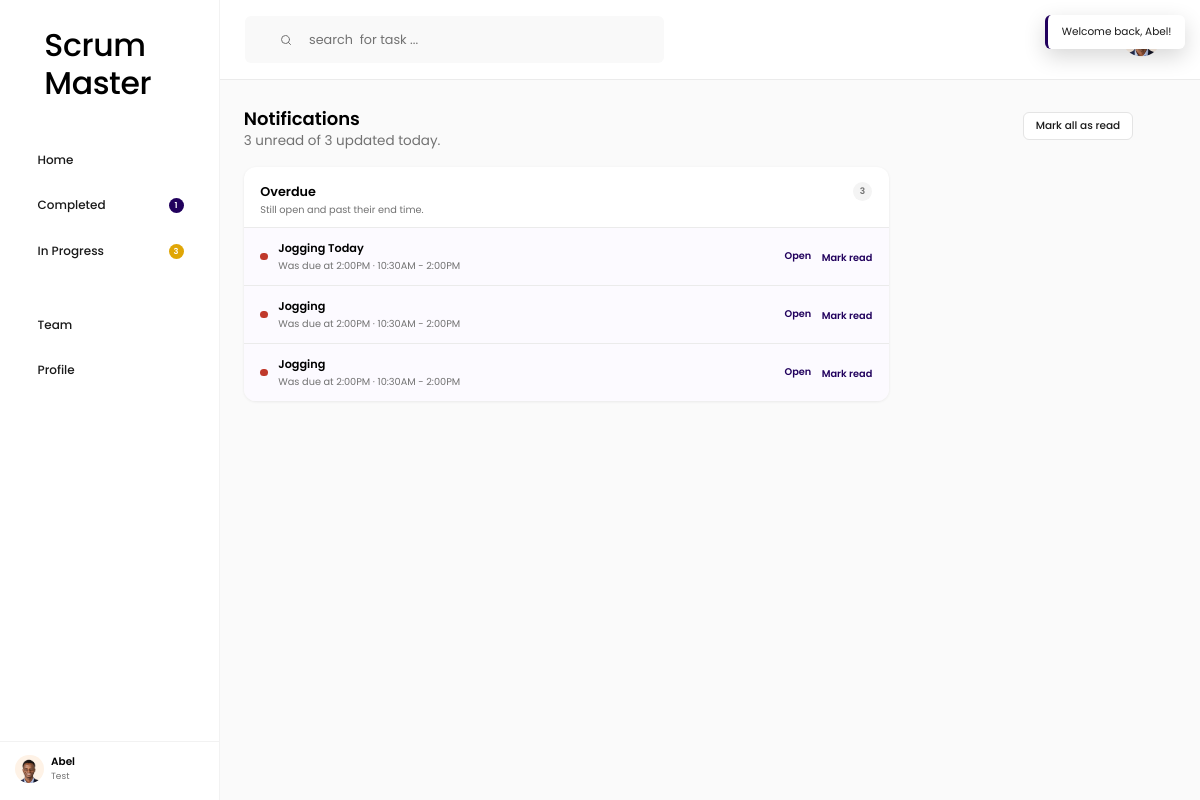
The page /index.php?r=notifications (signed in) on the database its author committed.
### tables this page shows
CREATE TABLE users (
        id INTEGER PRIMARY KEY AUTOINCREMENT,
        name TEXT NOT NULL,
        email TEXT NOT NULL,
        password_hash TEXT NOT NULL,
        avatar TEXT,
        organization_id INTEGER,
        created_at TEXT DEFAULT CURRENT_TIMESTAMP
    , google_id TEXT, notify_browser INTEGER NOT NULL DEFAULT 1, notify_email INTEGER NOT NULL DEFAULT 1, notify_lead_minutes INTEGER NOT NULL DEFAULT 30);

CREATE TABLE organizations (
        id INTEGER PRIMARY KEY AUTOINCREMENT,
        name TEXT NOT NULL,
        owner_id INTEGER NOT NULL,
        created_at TEXT DEFAULT CURRENT_TIMESTAMP
    );

CREATE TABLE todos (
        id INTEGER PRIMARY KEY AUTOINCREMENT,
        title TEXT NOT NULL,
        completed INTEGER DEFAULT 0,
        start_time TEXT,
        end_time TEXT
    , user_id INTEGER);

### templates/notifications.php (the view, shortened to what the rows shown need)
<?php
$items = $items ?? [];
$groups = $groups ?? ['overdue' => [], 'reminder' => [], 'upcoming' => []];
$unread = (int) ($unread ?? 0);
$total = count($items);
?>
<header class="page-header">
    <div class="page-heading">
        <h1 class="greeting">Notifications</h1>
        <p class="date-line">
            <?php if ($total === 0): ?>
                Nothing needs your attention right now.
            <?php else: ?>
                <?= (int) $unread ?> unread of <?= (int) $total ?> updated today.
            <?php endif; ?>
        </p>
    </div>
    <?php if ($unread > 0): ?>
        <form method="post" action="index.php" class="mark-all-form">
            <button class="btn-ghost btn-small" type="submit">Mark all as read</button>
        </form>
    <?php endif; ?>
</header>
<?php if ($total === 0): ?>
    <div class="card empty-card">
        <svg viewBox="0 0 24 24" fill="none" stroke="currentColor" stroke-width="1.7" stroke-linecap="round" stroke-linejoin="round" aria-hidden="true">
            <path d="M10.268 21a2 2 0 0 0 3.464 0"/>
            <path d="M3.262 15.326A1 1 0 0 0 4 17h16a1 1 0 0 0 .74-1.673C19.41 13.956 18 12.499 18 8A6 6 0 0 0 6 8c0 4.499-1.411 5.956-2.738 7.326"/>
        </svg>
        <h2>You're all caught up</h2>
        <p>
            Overdue tasks, reminders and tasks coming up later today will appear here.
        </p>
        <a class="btn-primary btn-small" href="index.php">Back to tasks</a>
    </div>
<?php else: ?>
    <div class="notification-groups">
        <?php foreach (['overdue', 'reminder', 'upcoming'] as $kind): ?>
            <?php if (($groups[$kind] ?? []) === []): ?>
                <?php continue; ?>
            <?php endif; ?>
            <section class="notification-group">
                <header class="notification-group-head">
                    <div>
                        <h2 class="notification-group-title"><?= e(notification_kind_label($kind)) ?></h2>
                        <p class="notification-group-hint"><?= e(notification_kind_hint($kind)) ?></p>
                    </div>
                    <span class="notification-count"><?= count($groups[$kind]) ?></span>
                </header>
                <div class="notification-list">
                    <?php foreach ($groups[$kind] as $item): ?>
                        <article class="notification-item<?= empty($item['read']) ? ' is-unread' : '' ?>">
                            <span class="notification-dot notification-dot--<?= e($kind) ?>" aria-hidden="true"></span>
                            <div class="notification-body">
                                <p class="notification-title"><?= e($item['title']) ?></p>
                                <p class="notification-detail">
                                    <?= e($item['detail']) ?>
                                    <?php if ($item['start_time'] !== null && $item['end_time'] !== null): ?>
                                        · <?= e(format_time_range($item['start_time'], $item['end_time'])) ?>
                                    <?php endif; ?>
                                </p>
                            </div>
                            <div class="notification-actions">
                                <a class="notification-open" href="index.php?edit=<?= (int) $item['todo_id'] ?>">Open</a>
                                <?php if (empty($item['read'])): ?>
                                    <form method="post" action="index.php">
                                        <button class="notification-read" type="submit">Mark read</button>
                                    </form>
                                <?php else: ?>
                                    <span class="notification-read-state">Read</span>
                                <?php endif; ?>
                            </div>
                        </article>
                    <?php endforeach; ?>
                </div>
            </section>
        <?php endforeach; ?>
    </div>
<?php endif; ?>

### templates/partials/sidebar.php (shortened to what the rows shown need)
<?php
$view = $view ?? 'home';
$isOwner = is_org_owner($user ?? null);
$query = $q !== '' ? '?q=' . urlencode($q) : '';
$filterQuery = static fn (string $filter): string => 'index.php?page=' . $filter . ($q !== '' ? '&q=' . urlencode($q) : '');
$homeHref = 'index.php' . $query;
$completedHref = $filterQuery('completed');
$inProgressHref = $filterQuery('in-progress');
$teamHref = 'index.php?r=team';
$profileHref = 'index.php?r=profile';
$isHome = $view === 'home' && $page === 'home';
$isCompleted = $view === 'home' && $page === 'completed';
$isInProgress = $view === 'home' && $page === 'in-progress';
$isTeam = $view === 'team';
$isProfile = $view === 'profile';
$isSettings = $view === 'settings';
$orgName = (string) ($user['organization_name'] ?? '');
$userMeta = $orgName !== '' ? $orgName : (string) ($user['email'] ?? '');
?>
<aside class="sidebar">
    <div class="logo">Scrum Master</div>
    <nav class="nav" aria-label="Primary">
        <a class="nav-item<?= $isHome ? ' is-active' : '' ?>"
           href="<?= e($homeHref) ?>"
           <?= $isHome ? 'aria-current="page"' : '' ?>>
            <span class="nav-label">Home</span>
        </a>
        <a class="nav-item<?= $isCompleted ? ' is-active' : '' ?>"
           href="<?= e($completedHref) ?>"
           <?= $isCompleted ? 'aria-current="page"' : '' ?>>
            <span class="nav-label">Completed</span>
            <?php if ($counts['completed'] > 0): ?>
                <span class="badge badge--purple"><?= (int) $counts['completed'] ?></span>
            <?php endif; ?>
        </a>
        <a class="nav-item<?= $isInProgress ? ' is-active' : '' ?>"
           href="<?= e($inProgressHref) ?>"
           <?= $isInProgress ? 'aria-current="page"' : '' ?>>
            <span class="nav-label">In Progress</span>
            <?php if ($counts['in_progress'] > 0): ?>
                <span class="badge badge--amber"><?= (int) $counts['in_progress'] ?></span>
            <?php endif; ?>
        </a>
    </nav>
    <nav class="nav nav--account" aria-label="Account">
        <?php if ($isOwner): ?>
            <a class="nav-item<?= $isTeam ? ' is-active' : '' ?>"
               href="<?= e($teamHref) ?>"
               <?= $isTeam ? 'aria-current="page"' : '' ?>>
                <span class="nav-label">Team</span>
            </a>
        <?php endif; ?>
        <a class="nav-item<?= $isProfile ? ' is-active' : '' ?>"
           href="<?= e($profileHref) ?>"
           <?= $isProfile ? 'aria-current="page"' : '' ?>>
            <span class="nav-label">Profile</span>
        </a>
    </nav>
    <div class="sidebar-footer">
        <a class="sidebar-user" href="<?= e($profileHref) ?>" title="Your account">
            <img src="<?= e(avatar_url($user['avatar'] ?? null)) ?>" alt="">
            <span class="sidebar-user-text">
                <span class="sidebar-user-name"><?= e($user['name'] ?? '') ?></span>
                <span class="sidebar-user-meta"><?= e($userMeta) ?></span>
            </span>
        </a>
        <div class="sidebar-footer-actions">
            <a class="icon-btn<?= $isSettings ? ' is-active' : '' ?>"
               href="index.php?r=settings"
               aria-label="Settings"
               title="Settings"
               <?= $isSettings ? 'aria-current="page"' : '' ?>>
            </a>
            <form method="post" action="index.php"
                  data-confirm="You will need to sign in again to see your tasks."
                  data-confirm-title="Sign out of Scrum Master?"
                  data-confirm-label="Sign out">
                <button class="icon-btn icon-btn--danger" type="submit" aria-label="Sign out" title="Sign out">
                </button>
            </form>
        </div>
    </div>
</aside>

### rows shown on the page
users: avatar (picture), name "Abel", organization.name "Test"
todos: title "Jogging Today", detail "Was due at 2:00PM", format_time_range($item['start_time'], $item['end_time']) "10:30AM - 2:00PM"
todos: title "Jogging", detail "Was due at 2:00PM", format_time_range($item['start_time'], $item['end_time']) "10:30AM - 2:00PM"
todos: title "Jogging", detail "Was due at 2:00PM", format_time_range($item['start_time'], $item['end_time']) "10:30AM - 2:00PM"

### other values the page prints
$counts['completed'] "1"
$counts['in_progress'] "3"
$unread "3"
$total "3"
notification_kind_label($kind) "Overdue"
notification_kind_hint($kind) "Still open and past their end time."
count($groups[$kind]) "3"
$flash "Welcome back, Abel!"
